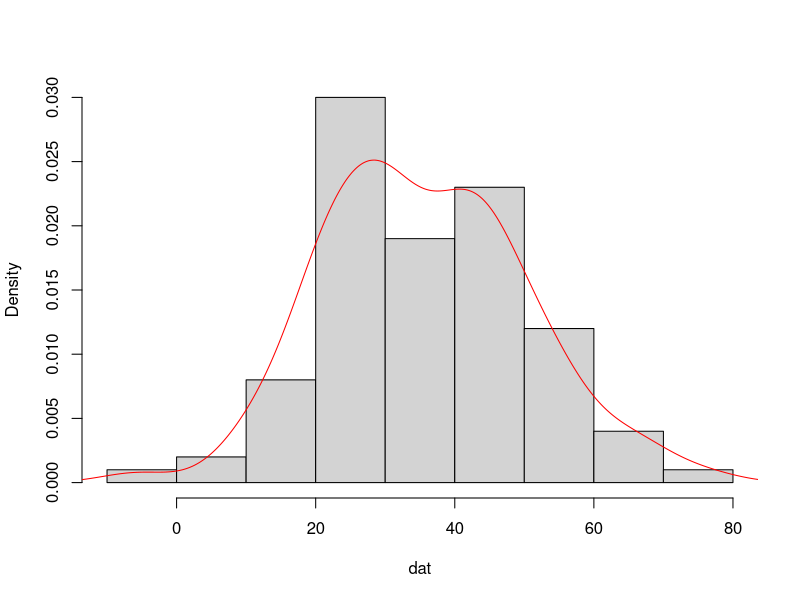
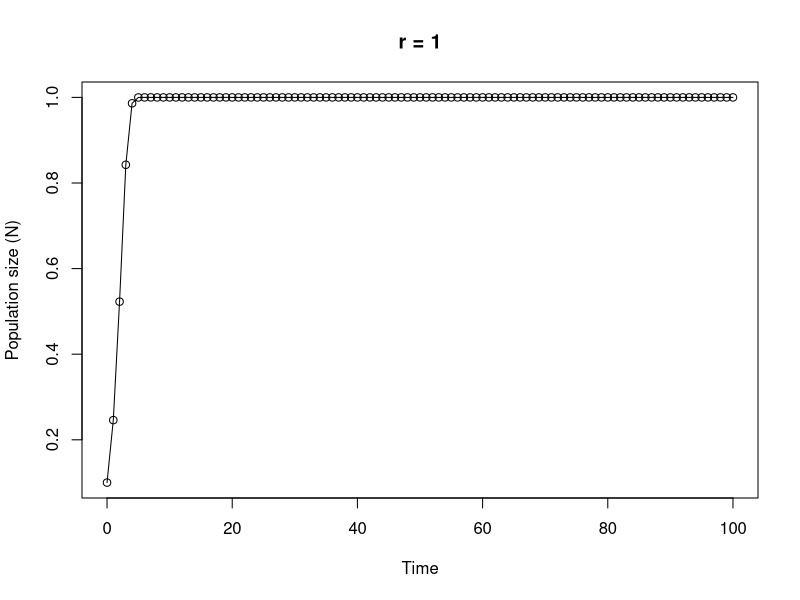

Source code (R) for these figures, in order:
## ---- chunk 1
knitr::opts_chunk$set(echo=TRUE, message = FALSE, warning = FALSE, eval = FALSE, cache = FALSE)
## ---- chunk 2
    
    # area of a circle
    # the equation to calculate the area of a circle is pi * radius^2
    
    circle.area <- function(d){ 
    	pi * (d/2)^2
    }
    
    # to use your new function
    
    circle.area(10)
    # [1] 78.53982
    
    # to test on a vector of diameters
    # first create a vector with diameters ranging from 0 to 50 in steps of 10
    
    cir.diam <- seq(from = 0, to = 50, by = 10)
    
    # test your function
    
    circle.area(cir.diam)
    # [1]    0.00000   78.53982  314.15927  706.85835 1256.63706 1963.49541
## ---- chunk 3
    
    far.cent <- function(a){
    	val <- (a-32)*5/9
    	print(paste("Fahrenheit: ", round(a, digits = 3), "oF",sep = " "), quote = FALSE)# round 3dp
    	print(paste("Centigrade: ", round(val, digits = 3), "oC", sep = " "), quote = FALSE)# round 3dp
    }
    
    # alternative Fahrenheit to centigrade using cat function
    
    far.cent2 <- function(a){
    	val <- (a - 32) * 5/9	#calculation
    	cat("Fahrenheit: ", round(a, digits = 3), "oF", "\n")   # use cat function
    	cat("Centigrade: ", round(val, digits = 3), "oC", "\n")   
    }
    
## ---- chunk 4
    
    # Create a vector of normally distributed data
    # length 100, mean 35 and standard deviation of 29
    
    vals <- rnorm(100, 35, 15)	# create some norm dist data mean 35, sd = 15
    
    summary.fun <- function(dat){
    	mymean <- round(mean(dat), digits = 4)      	# calc mean
    	mymedian <- round(median(dat), digits = 4)    # calc median
    	mymin <- round(min(dat), digits = 4)          # calc min
    	mymax <- round(max(dat), digits = 4)          # calc max
    	print(paste("mean:", mymean, sep = " "), quote = FALSE)     # print mean
    	print(paste("median:", mymedian, sep = " "), quote = FALSE)     # print median
    	print(paste("range:", "from:", mymin, "to", mymax, sep = " "), quote = FALSE) 
    	dens <- density(dat)                          # estimate density curve
    	hist(dat, main = "",type = "l",freq = FALSE)  # plot histogram
    	lines(dens, lty = 1, col = "red")             # plot density curve
    }
    
    # use the function
    summary.fun(vals)
## ---- chunk 5
    
    # calculate a median
    
    ourmedian <- function(x){
    	n <- length(x)
    	if (n %% 2 == 1)      # odd numbers
    	  sort(x)[(n + 1)/2]  # find the middle number by adding 1 to length and div 2
    	else {                # even numbers
    	  middletwo <- sort(x)[(n/2) + 0:1]   #find the two middle numbers
    	  mean(middletwo)
    	  }
    }
    
    # use the function
    mydat <- sample(1:50, size = 10, replace = TRUE )
    
    # our function
    ourmedian(mydat)
    
    # R median function
    median(mydat)
## ---- chunk 6
    
    # function to simulate Ricker model
    
    Ricker.model <- function(nzero, r, time, K=1){     # sets initial parameters
      N <- numeric(time + 1)    # creates a real vector of length time+1 to store values of Nt+1
      N[1] <- nzero             # sets initial population size in first element of N
      for (i in 1:time) {				# loops over time
          N[i+1] <- N[i]*exp(r*(1 - N[i]/K))    
      }
      Time <- 0:time   					 # creates vector for x axis
      plot(Time, N, type = "o", xlim = c(0, time), xlab = "Time", ylab = "Population size (N)", main = paste("r =", r, sep=" "))   # plots     output
    }
    
    # To run
    # play around with the different parameters, especially r
    Ricker.model(nzero=0.1,r=1,time=100)
    
